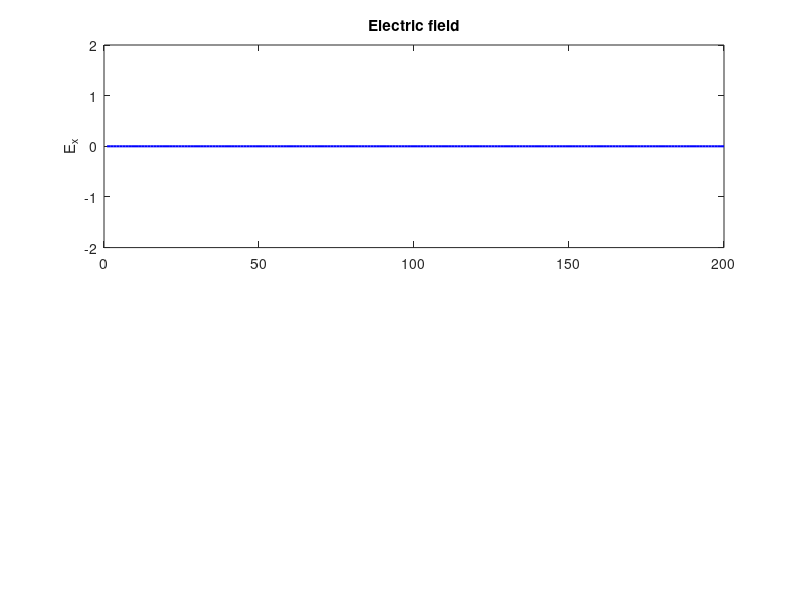

The MATLAB script that drew this image: (Note: this script raises an error after producing the figure.)
%% 4th example from Sullivan's book
clear; clc; close all;

KE = 200; % Number of cells

% Fields
ex = zeros(1, KE); % Electric
hy = zeros(1, KE); % Magnetic

% Wave parameters
freq = 700e6;        % Frequency in Hz
dt   = 0.01/(2*3e8); % Source-phase time increment

% Dielectric slab
kstart  = 100;          % Start of the dielectric medium
epsilon = 4;            % Relative permitivity
cb = 0.5 * ones(1, KE); % Initialize to free space
cb(kstart:KE) = 0.5 / epsilon;

% Number of time steps
NSTEPS = 425;

% Set up figure with subplots
figure('Color','w');
subplot(2,1,1);
hEx = plot(ex, 'b', 'LineWidth', 1.5);
title('Electric field');
ylabel('E_x');
ylim([-2 2]);
xline(kstart, '--k')
grid on;

subplot(2,1,2);
hHy = plot(hy, 'r', 'LineWidth', 1.5);
title('Magnetic field');
xlabel('Cell index');
ylabel('H_y');
ylim([-2 2]);
xline(kstart, '--k')
grid on;

% Boundary memory variables
ex_low_m1  = 0;
ex_low_m2  = 0;
ex_high_m1 = 0;
ex_high_m2 = 0;

% Time loop
for n = 1:NSTEPS
    % Update Ex
    ex(2:KE) = ex(2:KE) + cb(2:KE) .* (hy(1:KE-1) - hy(2:KE));

    % Sinusoidal source
    ex(5) = ex(5) + sin(2*pi*freq*dt*n); % Soft

    % Absorbing boundary conditions
    % Left
    ex(1) = ex_low_m2;
    ex_low_m2 = ex_low_m1;
    ex_low_m1 = ex(2);
    % Right
    ex(KE) = ex_high_m2;
    ex_high_m2 = ex_high_m1;
    ex_high_m1 = ex(KE-1);

    % Update Hy
    hy(1:KE-1) = hy(1:KE-1) + 0.5 * (ex(1:KE-1) - ex(2:KE));

    % Update plots
    set(hEx, 'YData', ex);
    set(hHy, 'YData', hy);
    sgtitle(sprintf('1D FDTD, sinusoidal wave, striking dielectric, ABC, step %.0f', n));
    drawnow;
end
